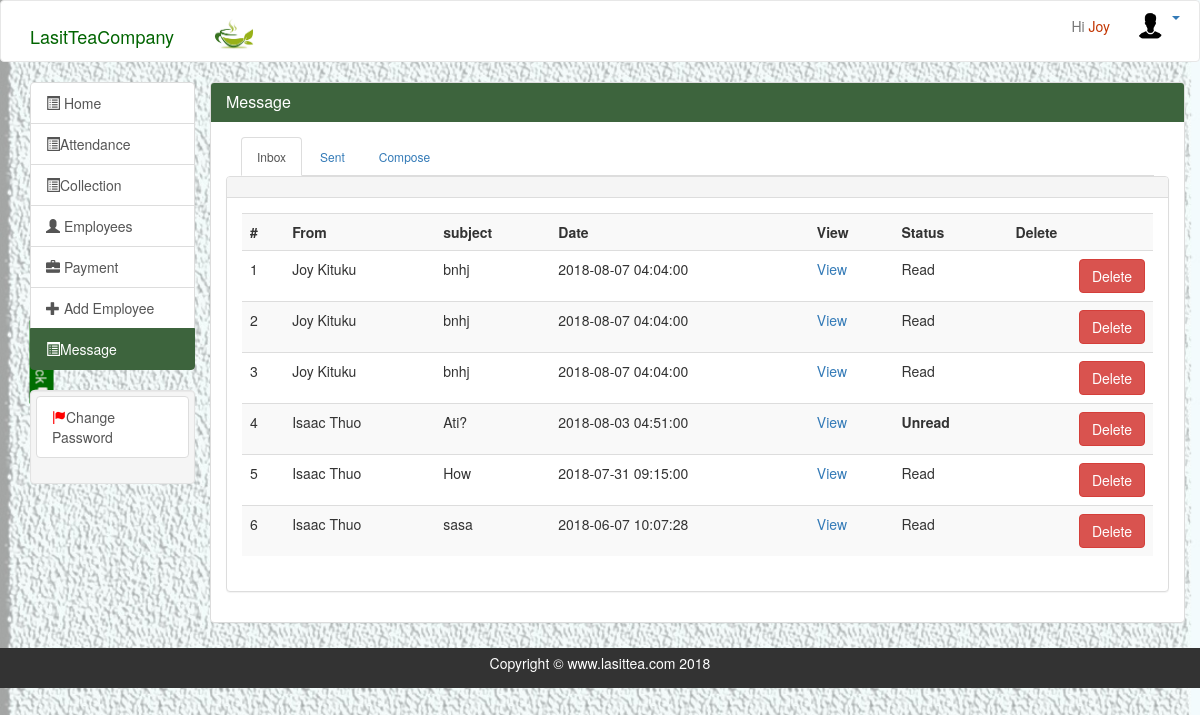
Page /message.php (signed in) on the earlier database version.
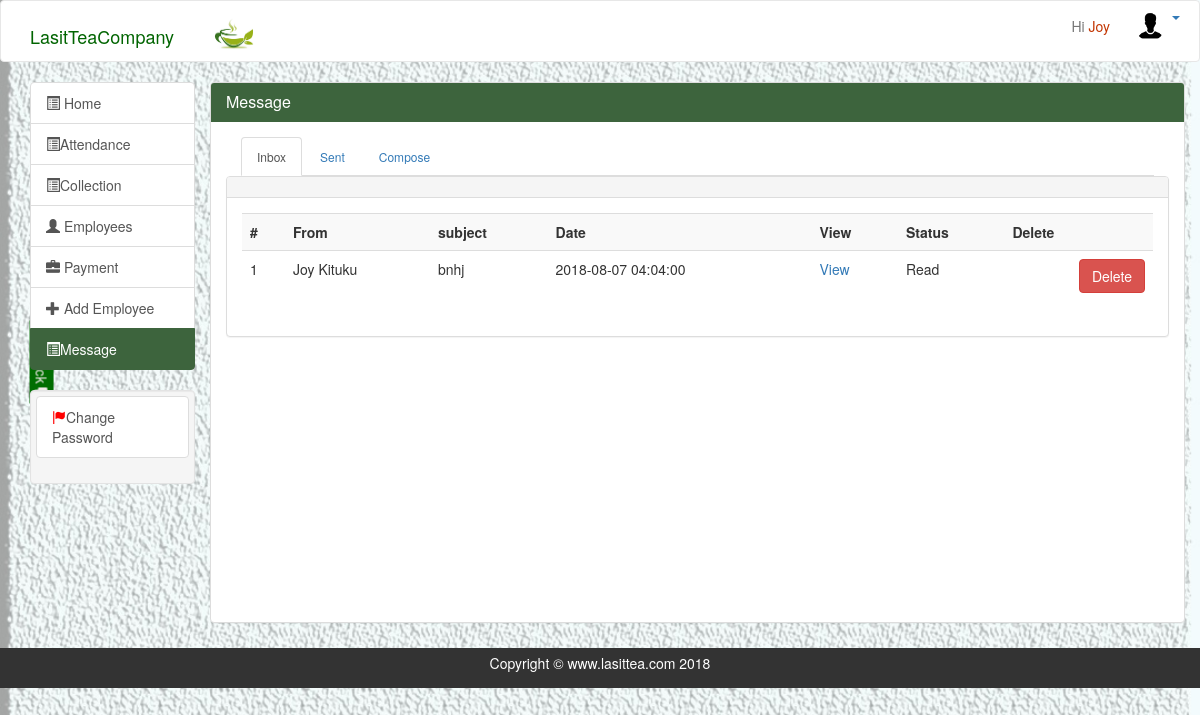
Same page on the later database version.
### tables this page shows
CREATE TABLE `message` (
  `m_id` int(20) NOT NULL,
  `subject` varchar(20) NOT NULL,
  `msg` text NOT NULL,
  `sent_date` timestamp NOT NULL DEFAULT CURRENT_TIMESTAMP,
  `staff_id` int(20) NOT NULL,
  `dest_id` int(20) NOT NULL,
  `Msg_read` int(2) NOT NULL
);

CREATE TABLE `staff` (
  `staff_id` int(20) NOT NULL,
  `fname` varchar(100) NOT NULL,
  `lname` varchar(20) NOT NULL,
  `sex` varchar(50) NOT NULL,
  `birthday` date NOT NULL,
  `username` varchar(50) NOT NULL,
  `password` varchar(50) NOT NULL,
  `date_registered` date NOT NULL,
  `id_number` varchar(8) NOT NULL,
  `phone_number` varchar(10) NOT NULL,
  `level` varchar(20) NOT NULL,
  `location` varchar(20) NOT NULL,
  `email` varchar(20) NOT NULL,
  `image` varchar(20) NOT NULL
);

### php/query.php (called while the page is built, shortened)
<?php
        $staff_id = $_SESSION['staff_id'];
         $sl="SELECT image FROM staff where staff_id='$staff_id'";
         $img=$con->query($sl);
         $in2="SELECT * FROM message LEFT JOIN staff on staff.staff_id=message.staff_id where message.dest_id='$staff_id' AND subject !='FEEDBACK' order by m_id desc";
         $inbox2=$con->query($in2);
        ?>

### message.php (the view, shortened to what this page needs)
<?php
include('php/connection.php');
include ('php/query.php');
?>
<!doctype html>
<html lang="en">
<head>
  <?php include 'inc/head.php'; ?>
</head>
<body>
  <?php include 'inc/header.php'; ?>
  <section id="main">
  <?php if($_SESSION['level']!=='admin'){?>
        <a class="fix-me button" data-target="#feed" data-toggle="modal" href="">Feedback <span class="glyphicon glyphicon-comment"></span></a>
      <?php } ?>
    <div class="container">
      <div class="row">
      <div class="col-md-2">
        <div class="list-group ">
          <a href="home.php" class="list-group-item">
            <span class="glyphicon glyphicon-list-alt" aria-hidden="true"></span> Home </a>
            <?php if ($_SESSION['level']=='clerk') { ?>
          <a href="attendance.php" class="list-group-item">
            <span class="glyphicon glyphicon-list-alt" aria-hidden="true"></span>Attendance</a>
            <a href="collection.php" class="list-group-item">
            <span class="glyphicon glyphicon-list-alt" aria-hidden="true"></span>Collection</a>
           <?php }  if($_SESSION['level']!=='staff'){ ?>
              <a href="staff.php" id="stuff2" class="list-group-item">
                <span class="glyphicon glyphicon-user" aria-hidden="true"></span> Employees </a>
                    <?php }?>
                <a href="payment.php" id="payHist" class="list-group-item">
                  <span class="glyphicon glyphicon-briefcase" aria-hidden="true"></span> Payment</a>
                  <?php if($_SESSION['level']=='clerk'){  ?>
                  <a href="register.php" id="regc2" class="list-group-item  mainNav">
                    <span class="glyphicon glyphicon-plus" aria-hidden="true"></span> Add Employee </a>
            <a href="message.php" class="list-group-item main-color-bg">
            <span class="glyphicon glyphicon-list-alt" aria-hidden="true"></span>Message</a>
                    <?php } else if($_SESSION['level']=='admin'){?>
                    <a href="sms.php" class="list-group-item">
            <span class="glyphicon glyphicon-list-alt" aria-hidden="true"></span>Send Bulk SMS</a>
                  <a href="register.php" id="regc2" class="list-group-item  mainNav">
                    <span class="glyphicon glyphicon-plus" aria-hidden="true"></span> Register Clerk </a>
                    <a href="stats.php" id="st" class="list-group-item"><span class="glyphicon glyphicon-stats" aria-hidden="true"></span> Reports </a>
                    <?php } if($_SESSION['level']=='admin'){  ?>
                    <a href="settings.php" class="list-group-item">
            <span class="glyphicon glyphicon-list-alt" aria-hidden="true"></span>Settings</a>
                    <?php }?>
                    </div>
                    <div class="well">
                      <ul class="list-group">
      <a class="list-group-item" href="changePassword.php"><span id="lg" class="glyphicon glyphicon-flag" aria-hidden="true"></span>Change Password </a>
                      </ul>
                    </div>
              </div>
                  <div class="col-md-10" id="pan">
                    <div class="panel panel-default" id="pan2">
                      <div class="panel-heading main-color-bg">
                        <h3 class="panel-title">Message</h3>
                      </div>
                      <div class="panel-body"id="scrolTable">
                        <div class="container col-md-12">
                          <ul class="nav nav-tabs">
                            <li class="active"><a data-toggle="tab" href="#inb">Inbox</a></li>
                                <li><a data-toggle="tab" href="#sen" >Sent</a></li>
                                <li><a data-toggle="tab" href="#comp">Compose </a></li>
                              </ul>
                              <div class="tab-content">
                                <div id="inb" class="tab-pane fade in active">
                                  <div class="row wel">
                                    <div class="panel panel-default">
                                      <div class="panel-heading clearfix">
                                      </div>
                                      <div class="panel-body" id="inBody">
                                        <table class="table table-striped table-hover">
                                          <tr>
                                            <th >#</th>
                                            <th >From</th>
                                            <th>subject</th>
                                            <th>Date</th>
                                            <th>View</th>
                                            <th>Status</th>
                                            <th>Delete</th>
                                          </tr>
                                          <?php
                                          if($inbox2->num_rows > 0) {
                                            $i=1;
                                            while($row=$inbox2->fetch_assoc()){ ?>
                                             <tr class="viewMessage" >
                                              <td><?php echo $i; ?></td>
                                              <td><?php echo $row["fname"]; ?></td>
                                              <td><?php echo $row["subject"]; ?></td>
                                              <td><?php echo $row["sent_date"]; ?> </td>
                                              <td><a href="#" class="viu">View</a> </td>
                                              <td>
                                                <?php
                                                if ($row["Msg_read"]>0) {
                                                       echo "Read";
                                                     }else{
                                                      echo "<b> Unread </b>";
                                                     }
                                                     ?>
                                              </td>
                                        <td><button class="btn btn-danger pull-right delMsg">Delete</button><br></td>
                                            </tr>
                                            <?php
                                            $i++; }
                                          }else{
                                            echo "No Messages found";
                                          } ?>
                                        </table>
                                      </div>
                                    </div>
                                  </div>
                                </div>
                            </div>
                          </div>
                        </div>
                      </div>
                    </div>
                  </div>
                </section>
              </body>
              <?php include 'inc/footer.php';  ?>
              </html>

### inc/head.php (shortened to what this page needs)
   <link href="assets/css/bootstrap.min.css" rel="stylesheet">
   <link href="assets/style.css" rel="stylesheet">
<link rel="stylesheet" type="text/css" href="assets/css/dataTables.responsive.css">
<link rel="stylesheet" type="text/css" href="assets/css/materialdesignicons.min.css">
<link rel="stylesheet" type="text/css" href="assets/css/jquery.dataTables.min.css">
<link rel="stylesheet" type="text/css" href="assets/sweetalert.css">
<link rel="stylesheet" type="text/css" href="assets/bootstrap-datepicker.min.css">
<link rel="stylesheet" type="text/css" href="assets/js/jquery-ui.css">

### inc/header.php (shortened to what this page needs)
<?php include ('php/query.php');?>
  <nav class="navbar navbar-default">
  <div class="container">
        <ul class="nav navbar-nav">
          <li><a class="navbar-brand" href="home.php" id="lasitStyl" >LasitTeaCompany</a>
          </li>
          <li><a href="home.php"> <img src="img/logo.png" id="hdimg2"></a></li>
        </ul>
          <ul class="nav navbar-nav navbar-right">
            <?php
            if(isset($_SESSION['username'])){ ?>
            <li> <a href="#" id="nam2" > Hi <span id="nam"><?php echo $_SESSION['username']; ?></span></a></li>
           <li>
                <div class="dropdown">
                   <a href="#" class="dropdown-toggle" type="button" id="dropdownMenu1" data-toggle="dropdown" aria-haspopup="true" aria-expanded="true">
                              <div class="imgPos">
                                <?php $row = $img->fetch_assoc();
                                if ($row['image']=='') { ?>
                                  <img src="img/ava.png" class="img-circle hdimg">
                               <?php  } else{
                                  echo "<img src='empImgs/".$row['image']."'class='img-circle hdimg'>";
                                 }
                           ?>
                            <span class="caret"></span>
                             </div>
                   </a>
                                        </div>
              </li>
    <?php } ?>
        </ul>
  </div>
  </nav>

### inc/footer.php (shortened to what this page needs)
<footer id="footer">
    <p>Copyright &copy; www.lasittea.com 2018</p>
</footer>

### assets/style.css (style rules this page uses)
body { background-image: url('../img/bg22.jpg'); background-size: 100%; background-position: center; background-repeat: no-repeat; }
.navbar-default { background-color: #ffffff; }
#pan { padding: 0; margin: 0; }
.hdimg { width: 30px; height: 30px; }
#hdimg2 { width: 50px; height: 35px; margin-bottom:0px; margin-top: 0px; padding: 0px; }
#lasitStyl { color:darkgreen; margin-top: 10px; }
.imgPos { margin: 5px; }
.nav-tabs li a { font-size:12px; }
.navbar-default .navbar-brand { color: rgb(40, 17, 63); }
#nam { color: rgb(194, 52, 1); }
.fix-me { background: rgb(1, 109, 1); color: rgb(240, 232, 232); position: fixed; top: 350px; transform: rotate(90deg); padding: 2px; }
.main-color-bg { background-color: rgb(61, 100, 61) !important; border-color: rgb(61, 100, 61) !important; color: #ffffff !important; }
.well { padding: 5px; }
#lg { color: red !important; }
#scrolTable { height: 500px; overflow: auto; }
img { float: left; margin: 5px; width: 250px; height: auto; }
footer { position: 700px; background: #333333; color: #ffffff; text-align: center; padding: 5px; margin-top: 5px; }

Differences in the rows shown:
removed message: staff.fname "Joy Kituku", subject "bnhj", sent_date "2018-08-07 04:04:00", Msg_read "Read"
removed message: staff.fname "Joy Kituku", subject "bnhj", sent_date "2018-08-07 04:04:00", Msg_read "Read"
removed message: staff.fname "Isaac Thuo", subject "Ati?", sent_date "2018-08-03 04:51:00", Msg_read "Unread"
removed message: staff.fname "Isaac Thuo", subject "How", sent_date "2018-07-31 09:15:00", Msg_read "Read"
removed message: staff.fname "Isaac Thuo", subject "sasa", sent_date "2018-06-07 10:07:28", Msg_read "Read"
